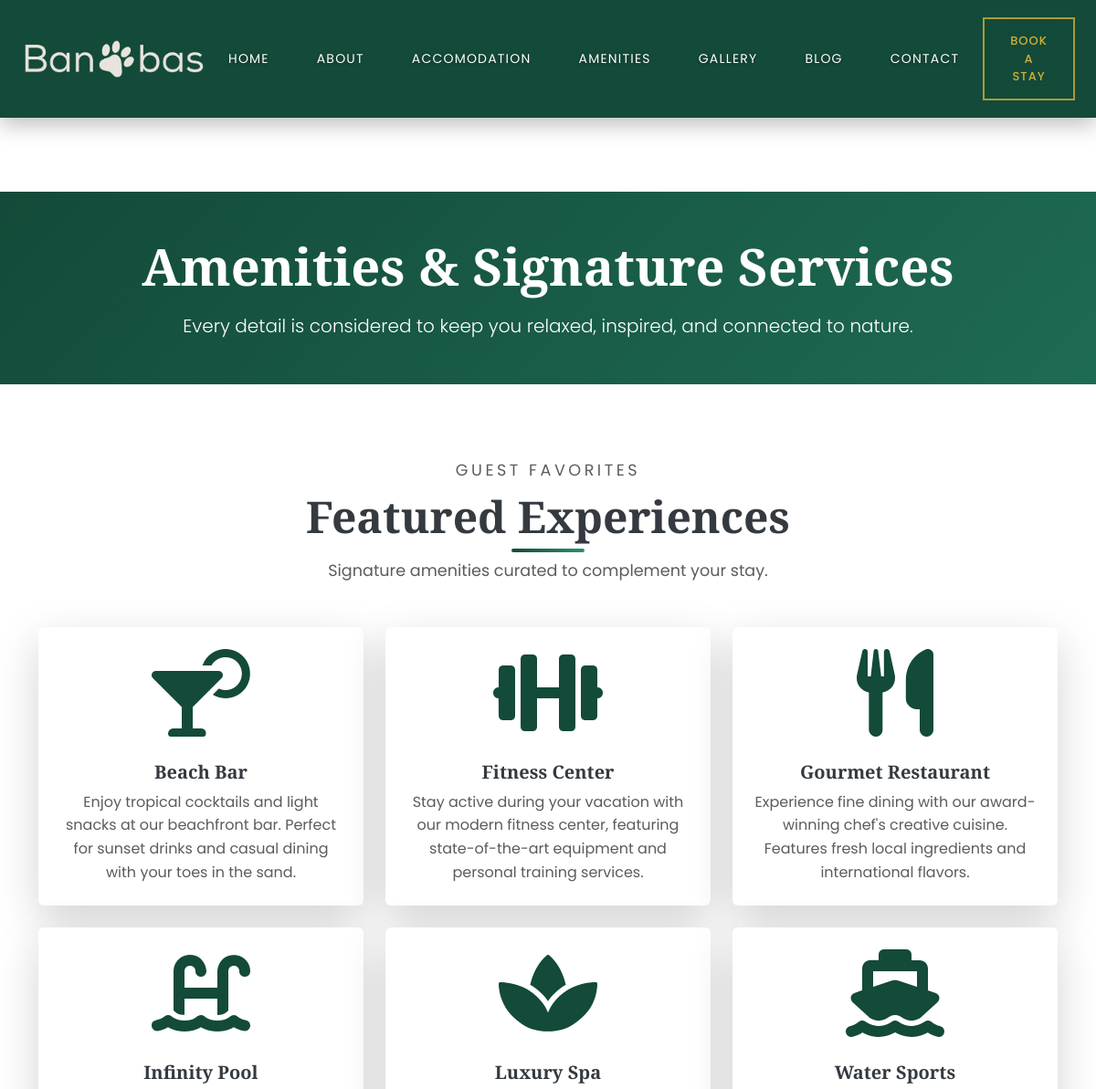
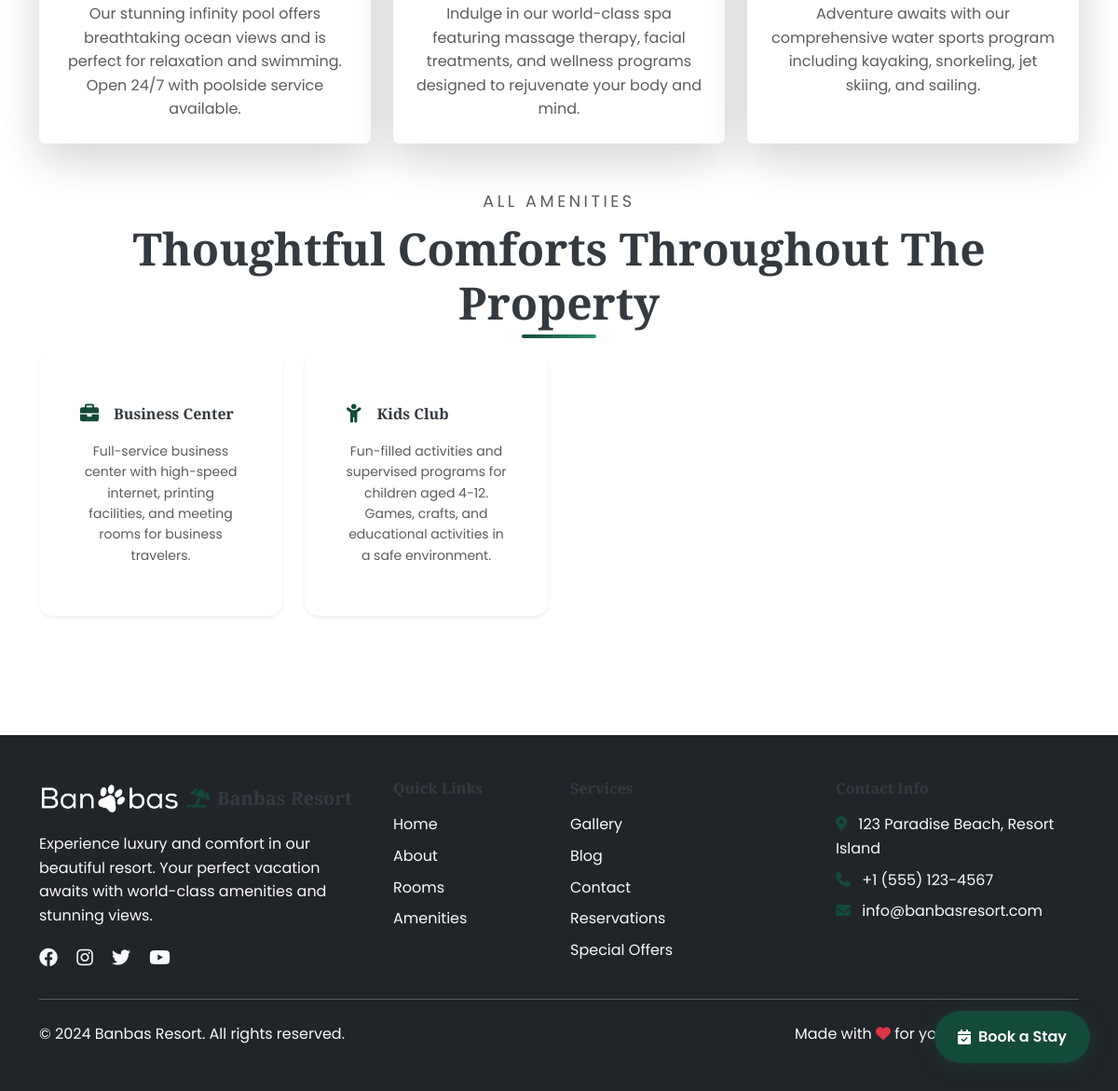
Page /amenities/ on the committed database (2 pictures, top to bottom).
### resort/models.py (models this page shows, shortened)
class NavigationSettings(models.Model):
    show_home = models.BooleanField(default=True)
    show_about = models.BooleanField(default=True)
    show_rooms = models.BooleanField(default=True)
    show_amenities = models.BooleanField(default=True)
    show_gallery = models.BooleanField(default=True)
    show_blog = models.BooleanField(default=True)
    show_contact = models.BooleanField(default=True)
    show_activities = models.BooleanField(default=True)
    book_button_label = models.CharField(max_length=50, default="Book A Stay")
    book_button_url = models.CharField(max_length=200, default="/contact/")
    show_book_button = models.BooleanField(default=True)
    updated_at = models.DateTimeField(auto_now=True)
    class Meta:
        verbose_name = "Navigation Settings"
        verbose_name_plural = "Navigation Settings"

class Amenity(models.Model):
    name = models.CharField(max_length=100)
    description = models.TextField()
    icon_class = models.CharField(max_length=50, help_text="Font Awesome icon class")
    image_placeholder = models.CharField(max_length=200, default="https://via.placeholder.com/300x200/28a745/ffffff?text=Amenity")
    is_featured = models.BooleanField(default=False)
    created_at = models.DateTimeField(auto_now_add=True)
    class Meta:
        verbose_name_plural = "Amenities"
        ordering = ['-is_featured', 'name']

### resort/views.py (the view)
# urls.py: path('amenities/', views.amenities, name='amenities'),
def amenities(request):
    amenities = Amenity.objects.all()
    featured_amenities = amenities.filter(is_featured=True)
    regular_amenities = amenities.filter(is_featured=False)
    context = {
        'featured_amenities': featured_amenities,
        'regular_amenities': regular_amenities,
        'all_amenities': amenities,
    }
    return render(request, 'resort/amenities.html', context)

### templates/resort/amenities.html (shortened to what this page needs)
{% extends 'resort/base.html' %}
{% load static %}
{% block content %}
<section class="page-header py-5" style="background: linear-gradient(135deg, #134a39 0%, #1e6b54 100%); margin-top: 90px;">
    <div class="container text-center text-white">
        <h1 class="display-4 fw-bold mb-3">Amenities & Signature Services</h1>
        <p class="lead mb-0">Every detail is considered to keep you relaxed, inspired, and connected to nature.</p>
    </div>
</section>
<section class="section">
    <div class="container">
        {% if featured_amenities %}
        <div class="section-title text-center mb-5">
            <p class="text-uppercase text-muted mb-2" style="letter-spacing: 0.2em;">Guest Favorites</p>
            <h2 class="fw-bold">Featured Experiences</h2>
            <p class="text-muted">Signature amenities curated to complement your stay.</p>
        </div>
        <div class="row g-4 mb-5">
            {% for amenity in featured_amenities %}
            <div class="col-lg-4 col-md-6">
                <div class="card h-100 border-0 shadow-lg amenity-feature-card text-center p-4">
                    <div class="amenity-icon mb-3">
                        <i class="{{ amenity.icon_class }} fa-2x text-primary"></i>
                    </div>
                    <h5 class="fw-bold mb-2">{{ amenity.name }}</h5>
                    <p class="text-muted mb-0">{{ amenity.description }}</p>
                </div>
            </div>
            {% endfor %}
        </div>
        {% endif %}
        {% if all_amenities %}
        <div class="section-title text-center mb-4">
            <p class="text-uppercase text-muted mb-2" style="letter-spacing: 0.2em;">All Amenities</p>
            <h2 class="fw-bold">Thoughtful Comforts Throughout The Property</h2>
        </div>
        <div class="row g-4">
            {% for amenity in regular_amenities %}
            <div class="col-lg-3 col-md-4 col-sm-6">
                <div class="card h-100 border-0 shadow-sm amenity-card">
                    <div class="card-body">
                        <div class="d-flex align-items-center mb-3">
                            <span class="amenity-icon-wrapper me-3">
                                <i class="{{ amenity.icon_class }} fa-lg text-primary"></i>
                            </span>
                            <h6 class="mb-0">{{ amenity.name }}</h6>
                        </div>
                        <p class="small text-muted mb-0">{{ amenity.description }}</p>
                    </div>
                </div>
            </div>
            {% endfor %}
        </div>
        {% endif %}
    </div>
</section>
{% endblock %}

### templates/resort/base.html (shortened to what this page needs)
<!DOCTYPE html>
{% load static %}
<html lang="en">
<head>
    <link href="https://cdn.jsdelivr.net/npm/bootstrap@5.3.2/dist/css/bootstrap.min.css" rel="stylesheet">
    <link rel="stylesheet" href="https://cdnjs.cloudflare.com/ajax/libs/font-awesome/6.0.0/css/all.min.css">
    <link rel="stylesheet" href="{% static 'css/style.css' %}">
</head>
{% with current=request.resolver_match.url_name %}
<body class="{% if current == 'home' %}home-page{% else %}inner-page{% endif %}">
    <nav class="navbar navbar-expand-lg navbar-light {% if current == 'home' %}navbar-home navbar-initial{% else %}navbar-solid navbar-sticky{% endif %}">
        <div class="container-fluid px-4">
            <a class="navbar-brand d-flex align-items-center" href="{% url 'resort:home' %}">
                <img src="{% static 'images/logo/logo.png' %}" alt="Banbas Resort" class="navbar-logo"
                     onerror="this.style.display='none'; this.nextElementSibling.style.display='inline';">
            </a>
            <div class="collapse navbar-collapse" id="navbarNav">
                <ul class="navbar-nav mx-auto">
                    {% if nav_settings.show_home %}
                    <li class="nav-item">
                        <a class="nav-link" href="{% url 'resort:home' %}">HOME</a>
                    </li>
                    {% endif %}
                    {% if nav_settings.show_about %}
                    <li class="nav-item">
                        <a class="nav-link" href="{% url 'resort:about' %}">ABOUT</a>
                    </li>
                    {% endif %}
                    {% if nav_settings.show_rooms %}
                    <li class="nav-item">
                        <a class="nav-link" href="{% url 'resort:rooms' %}">ACCOMODATION</a>
                    </li>
                    {% endif %}
                    {% if nav_settings.show_amenities %}
                    <li class="nav-item">
                        <a class="nav-link" href="{% url 'resort:amenities' %}">AMENITIES</a>
                    </li>
                    {% endif %}
                    {% if nav_settings.show_gallery %}
                    <li class="nav-item">
                        <a class="nav-link" href="{% url 'resort:gallery' %}">GALLERY</a>
                    </li>
                    {% endif %}
                    {% if nav_settings.show_blog %}
                    <li class="nav-item">
                        <a class="nav-link" href="{% url 'resort:blog_list' %}">BLOG</a>
                    </li>
                    {% endif %}
                    {% if nav_settings.show_contact %}
                    <li class="nav-item">
                        <a class="nav-link" href="{% url 'resort:contact' %}">CONTACT</a>
                    </li>
                    {% endif %}
                </ul>
                {% if nav_settings.show_book_button %}
                {% url 'resort:contact' as contact_url %}
                <div class="navbar-nav ms-auto">
                    <a class="btn btn-primary book-stay-btn" href="{{ nav_settings.book_button_url|default:contact_url }}">{{ nav_settings.book_button_label }}</a>
                </div>
                {% endif %}
            </div>
        </div>
    </nav>
    {% if current != 'home' %}
    <div class="nav-offset"></div>
    {% endif %}
    <main>
        {% block content %}
        {% endblock %}
    </main>
    <a href="{% url 'resort:contact' %}" class="floating-book-btn" title="Book Your Stay">
        <i class="fas fa-calendar-check"></i>
        Book a Stay
    </a>
    <footer class="bg-dark text-light py-5 mt-5">
        <div class="container">
            <div class="row g-4">
                <div class="col-lg-4 col-md-6">
                    <h5 class="fw-bold mb-3 d-flex align-items-center">
                        <img src="{% static 'images/logo/logo.png' %}" alt="Banbas Resort" class="footer-logo me-2"
                             style="height: 40px;" onerror="this.style.display='none'; this.nextElementSibling.style.display='inline';">
                        <span class="footer-fallback">
                            <i class="fas fa-umbrella-beach me-2 text-primary"></i>Banbas Resort
                        </span>
                    </h5>
                    <p class="mb-3">Experience luxury and comfort in our beautiful resort. Your perfect vacation awaits with world-class amenities and stunning views.</p>
                    <div class="social-links">
                        <a href="#" class="text-light me-3 fs-5"><i class="fab fa-facebook"></i></a>
                        <a href="#" class="text-light me-3 fs-5"><i class="fab fa-instagram"></i></a>
                        <a href="#" class="text-light me-3 fs-5"><i class="fab fa-twitter"></i></a>
                        <a href="#" class="text-light me-3 fs-5"><i class="fab fa-youtube"></i></a>
                    </div>
                </div>
                <div class="col-lg-2 col-md-6">
                    <h6 class="fw-semibold mb-3">Quick Links</h6>
                    <ul class="list-unstyled">
                        <li class="mb-2"><a href="{% url 'resort:home' %}" class="text-light text-decoration-none">Home</a></li>
                        <li class="mb-2"><a href="{% url 'resort:about' %}" class="text-light text-decoration-none">About</a></li>
                        <li class="mb-2"><a href="{% url 'resort:rooms' %}" class="text-light text-decoration-none">Rooms</a></li>
                        <li class="mb-2"><a href="{% url 'resort:amenities' %}" class="text-light text-decoration-none">Amenities</a></li>
                    </ul>
                </div>
                <div class="col-lg-3 col-md-6">
                    <h6 class="fw-semibold mb-3">Services</h6>
                    <ul class="list-unstyled">
                        <li class="mb-2"><a href="{% url 'resort:gallery' %}" class="text-light text-decoration-none">Gallery</a></li>
                        <li class="mb-2"><a href="{% url 'resort:blog_list' %}" class="text-light text-decoration-none">Blog</a></li>
                        <li class="mb-2"><a href="{% url 'resort:contact' %}" class="text-light text-decoration-none">Contact</a></li>
                        <li class="mb-2"><a href="#" class="text-light text-decoration-none">Reservations</a></li>
                        <li class="mb-2"><a href="#" class="text-light text-decoration-none">Special Offers</a></li>
                    </ul>
                </div>
                <div class="col-lg-3 col-md-6">
                    <h6 class="fw-semibold mb-3">Contact Info</h6>
                    <div class="contact-info">
                        <p class="mb-2">
                            <i class="fas fa-map-marker-alt me-2 text-primary"></i>
                            123 Paradise Beach, Resort Island
                        </p>
                        <p class="mb-2">
                            <i class="fas fa-phone me-2 text-primary"></i>
                            +1 (555) 123-4567
                        </p>
                        <p class="mb-2">
                            <i class="fas fa-envelope me-2 text-primary"></i>
                            info@banbasresort.com
                        </p>
                    </div>
                </div>
            </div>
            <hr class="my-4">
            <div class="row align-items-center">
                <div class="col-md-6">
                    <p class="mb-0">&copy; 2024 Banbas Resort. All rights reserved.</p>
                </div>
                <div class="col-md-6 text-md-end">
                    <p class="mb-0">Made with <i class="fas fa-heart text-danger"></i> for your perfect vacation</p>
                </div>
            </div>
        </div>
    </footer>
</body>
</html>
{% endwith %}

### rows in the picture
NavigationSettings: book_button_label "BOOK A STAY"
Amenity: name "Beach Bar", description "Enjoy tropical cocktails and light snacks at our beachfront bar. Perfect for sunset drinks and casual dining with your toes in the sand."
Amenity: name "Fitness Center", description "Stay active during your vacation with our modern fitness center, featuring state-of-the-art equipment and personal training services."
Amenity: name "Gourmet Restaurant", description "Experience fine dining with our award-winning chef's creative cuisine. Features fresh local ingredients and international flavors."
Amenity: name "Infinity Pool", description "Our stunning infinity pool offers breathtaking ocean views and is perfect for relaxation and swimming. Open 24/7 with poolside service available."
Amenity: name "Luxury Spa", description "Indulge in our world-class spa featuring massage therapy, facial treatments, and wellness programs designed to rejuvenate your body and mind."
Amenity: name "Water Sports", description "Adventure awaits with our comprehensive water sports program including kayaking, snorkeling, jet skiing, and sailing."
Amenity: name "Business Center", description "Full-service business center with high-speed internet, printing facilities, and meeting rooms for business travelers."
Amenity: name "Kids Club", description "Fun-filled activities and supervised programs for children aged 4-12. Games, crafts, and educational activities in a safe environment."
